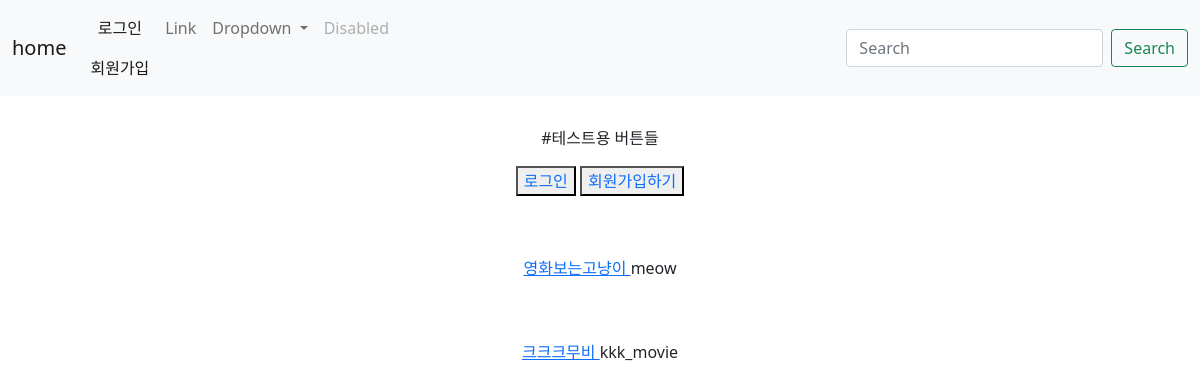
The app's page /, older data.
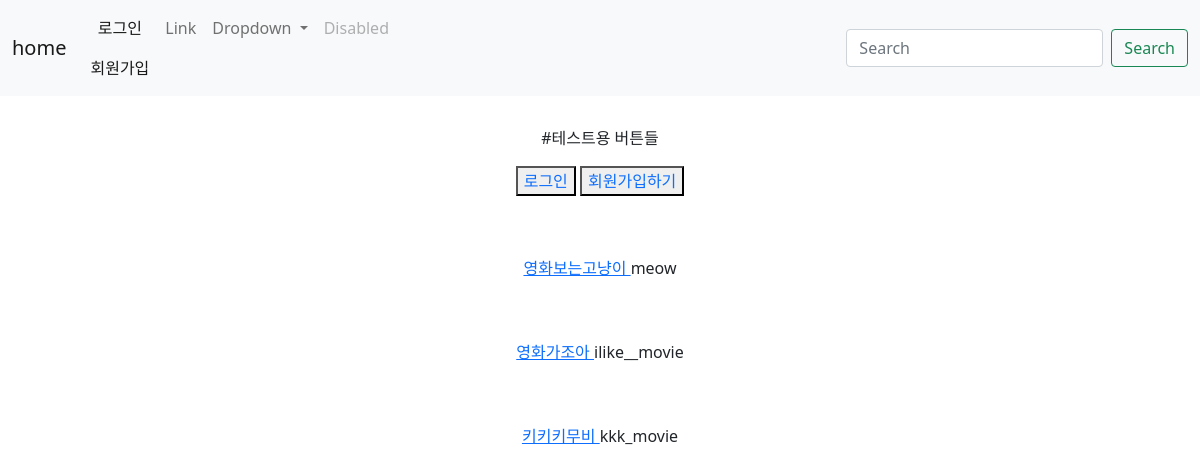
The same page, newer data.
### user/models.py (models this page shows)
class User(models.Model):
  user_email = models.CharField(max_length=30)
  user_nickid = models.CharField(max_length=30)
  user_nickname = models.CharField(max_length=30)
  user_repassword = models.CharField(max_length=30,blank=True,null=True)
  user_password = models.CharField(max_length=30)

### main/views.py (the view)
# urls.py: 2. Add a URL to urlpatterns:  path('', views.home, name='home')
def home(request):
    user_id = request.session.get('user')
    users = User.objects.all()
    if user_id:
        user = User.objects.get(pk = user_id)
        welcome=True
        return render(request,'home.html',context = {'welcome':welcome,'user':user,'users':users})
    else:
        welcome=False
        return render(request,'home.html',{'welcome':welcome,'users':users})

### main/templates/home.html (shortened to what this page needs)
{% extends 'base.html' %}
{% block content%}
<div style="padding:30px;">
    <p>#테스트용 버튼들</p>
    {% if welcome is False %}
    <button ><a style="text-decoration-line:none;"href="{% url 'user:login' %}"> 로그인</a></button>
    <button ><a style="text-decoration-line:none;"href="{% url 'user:signup' %}"> 회원가입하기</a></button>
    {% endif %}
</div>
    {% for user in users %}
    <div style="padding:30px;">
   <a href="{% url 'main:detail' user.id%}"> {{user.user_nickname}} </a>
{{user.user_nickid}}
    </div>
    {% endfor %}
{% endblock %}

### movie/templates/base.html (shortened to what this page needs)
<!DOCTYPE html>
<html lang="en">
  <head>
    <link href="https://cdn.jsdelivr.net/npm/bootstrap@5.0.2/dist/css/bootstrap.min.css" rel="stylesheet">
  </head>
  <body>
    <nav class="navbar navbar-expand-lg navbar-light bg-light">
      <div class="container-fluid">
        <a class="navbar-brand" href="{% url 'home' %}">home</a>
        <div class="collapse navbar-collapse" id="navbarSupportedContent">
          <ul class="navbar-nav me-auto mb-2 mb-lg-0">
            <li class="nav-item">
    {% if not welcome %}
    <a class="nav-link active" aria-current="page" href="{% url 'user:login' %}">로그인</a>
    <a class="nav-link active" aria-current="page" href="{% url 'user:signup' %}">회원가입</a>
    {% endif %}
            </li>
            <li class="nav-item">
              <a class="nav-link" href="#">Link</a>
            </li>
            <li class="nav-item dropdown">
              <a class="nav-link dropdown-toggle" href="#" id="navbarDropdown" role="button" data-bs-toggle="dropdown" aria-expanded="false">
                Dropdown
              </a>
            </li>
            <li class="nav-item">
              <a class="nav-link disabled" href="#" tabindex="-1" aria-disabled="true">Disabled</a>
            </li>
          </ul>
          <form class="d-flex">
            <input class="form-control me-2" type="search" placeholder="Search" aria-label="Search">
            <button class="btn btn-outline-success" type="submit">Search</button>
          </form>
        </div>
      </div>
    </nav>
    <div class = "container">
        {% block content %}
        {% endblock %}
    </div>
  </body>
</html>

### movie/templates/base.html (style rules this page uses)
body { text-align: center; }

Row changes from the older to the newer data that the page shows:
removed User: user_nickname "크크크무비", user_nickid "kkk_movie"
added User: user_nickname "영화가조아", user_nickid "ilike__movie"
added User: user_nickname "키키키무비", user_nickid "kkk_movie"
